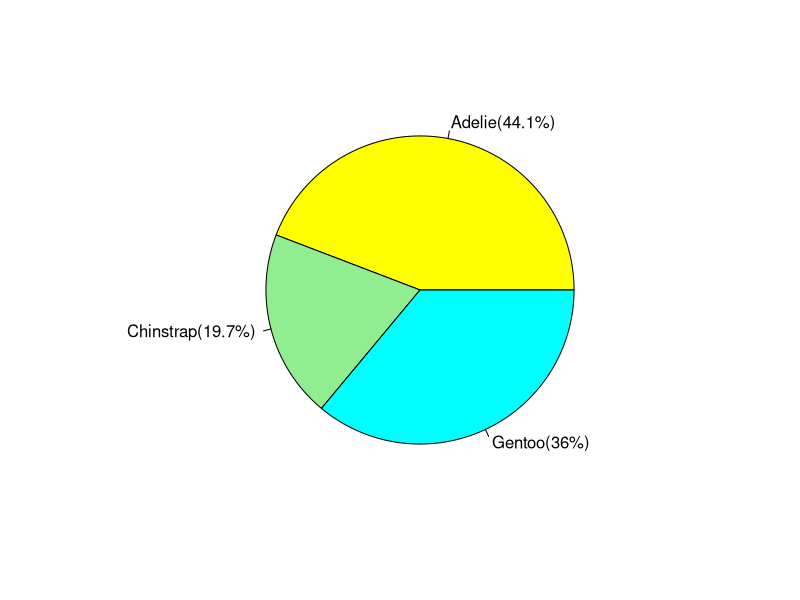
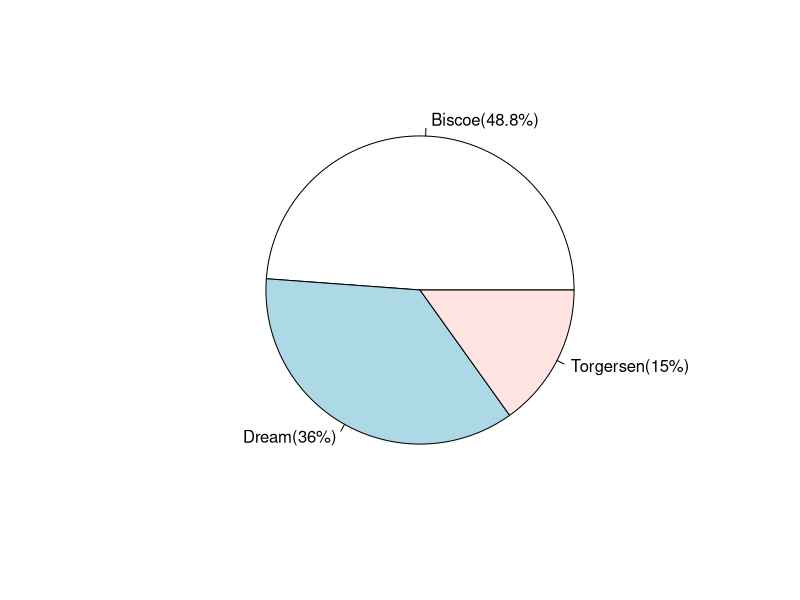
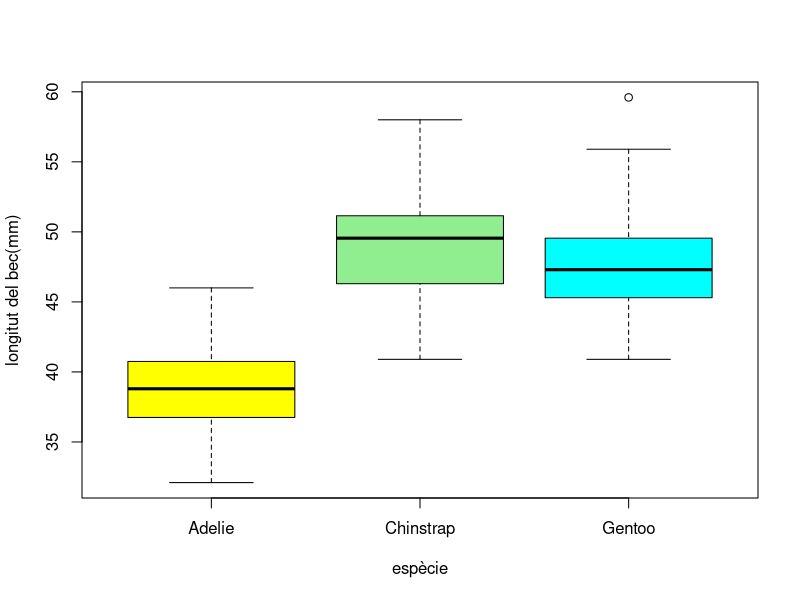
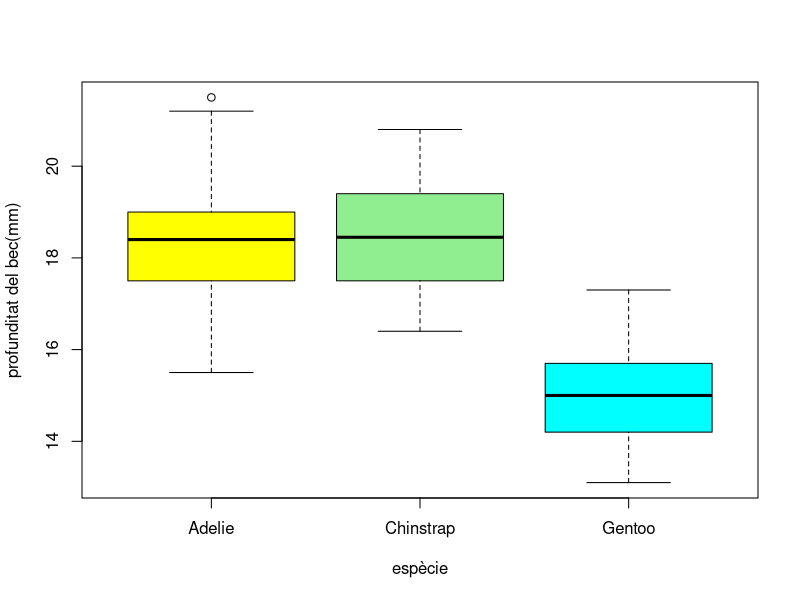
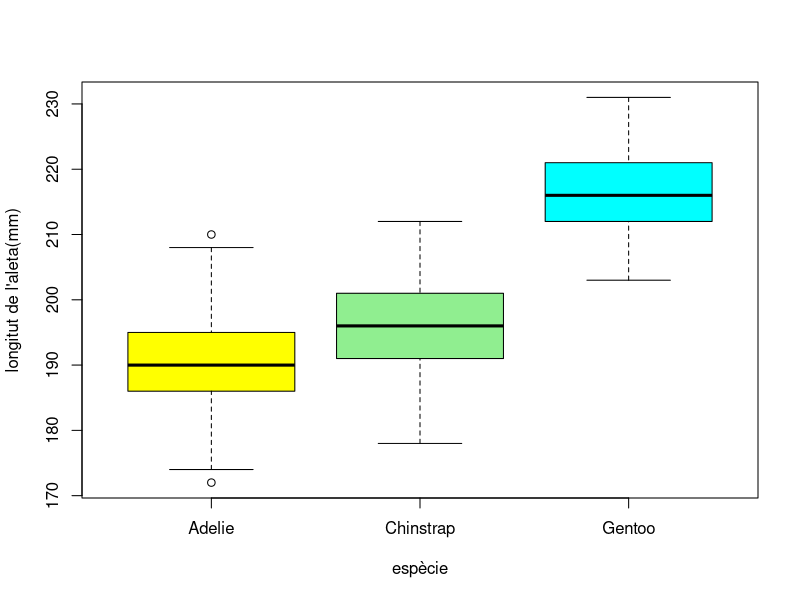
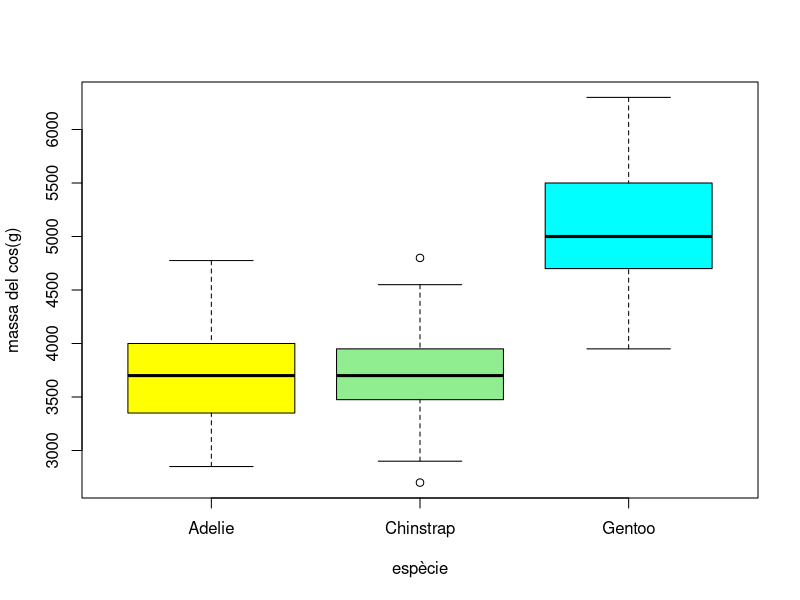
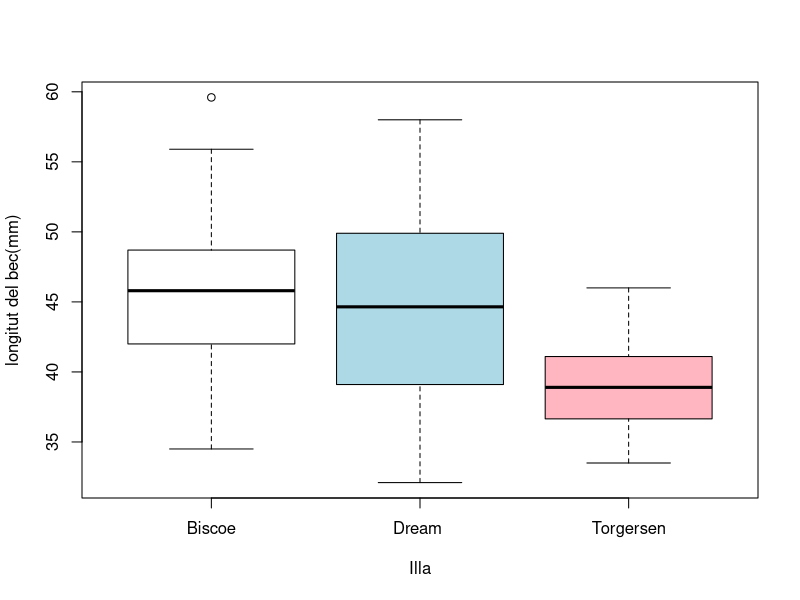
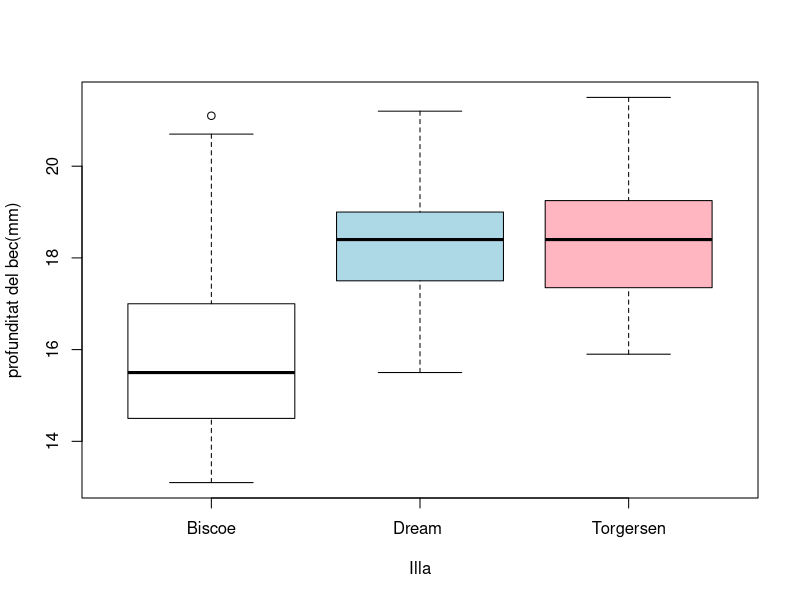

Write R code to recreate these figures, in order.
## ---- chunk 1
library("palmerpenguins")
print(penguins)
## ---- chunk 2
pie(prop.table(table(penguins$species)), labels = c("Adelie(44.1%)", "Chinstrap(19.7%)","Gentoo(36%)"), col = c("yellow","lightgreen","cyan"))

## ---- chunk 3
pie(prop.table(table(penguins$island)), labels = c(" Biscoe(48.8%)", "Dream(36%)","Torgersen(15%)"))
## ---- chunk 4
summary(penguins$bill_length_mm)
## ---- chunk 5
cat("sd =", sd(penguins$bill_length_mm, na.rm = TRUE))
## ---- chunk 6
summary(penguins$bill_length_mm[which(penguins$species=="Adelie")])
cat("sd =", sd(penguins$bill_length_mm[which(penguins$species=="Adelie")], na.rm = TRUE))
## ---- chunk 7
summary(penguins$bill_length_mm[which(penguins$species=="Chinstrap")])
cat("sd =", sd(penguins$bill_length_mm[which(penguins$species=="Chinstrap")], na.rm = TRUE))
## ---- chunk 8
summary(penguins$bill_length_mm[which(penguins$species=="Gentoo")])
cat("sd =", sd(penguins$bill_length_mm[which(penguins$species=="Gentoo")], na.rm = TRUE))

## ---- chunk 9
boxplot(penguins$bill_length_mm[which(penguins$species=="Adelie")], penguins$bill_length_mm[which(penguins$species=="Chinstrap")], penguins$bill_length_mm[which(penguins$species=="Gentoo")], names= c("Adelie", "Chinstrap","Gentoo"), xlab= "espècie", ylab= "longitut del bec(mm)", col = c("yellow","lightgreen","cyan"))
## ---- chunk 10
summary(penguins$bill_depth_mm)
## ---- chunk 11
cat("sd =", sd(penguins$bill_depth_mm, na.rm = TRUE))
## ---- chunk 12
summary(penguins$bill_depth_mm[which(penguins$species=="Adelie")])
cat("sd =", sd(penguins$bill_depth_mm[which(penguins$species=="Adelie")], na.rm = TRUE))

## ---- chunk 13
summary(penguins$bill_depth_mm[which(penguins$species=="Chinstrap")])
cat("sd = ", sd(penguins$bill_depth_mm[which(penguins$species=="Chinstrap")], na.rm = TRUE))

## ---- chunk 14
summary(penguins$bill_depth_mm[which(penguins$species=="Gentoo")])
cat("sd =", sd(penguins$bill_depth_mm[which(penguins$species=="Gentoo")], na.rm = TRUE))

## ---- chunk 15
boxplot(penguins$bill_depth_mm[which(penguins$species=="Adelie")], penguins$bill_depth_mm[which(penguins$species=="Chinstrap")], penguins$bill_depth_mm[which(penguins$species=="Gentoo")], names= c("Adelie", "Chinstrap","Gentoo"), xlab= "espècie", ylab= "profunditat del bec(mm)", col = c("yellow","lightgreen","cyan"))
## ---- chunk 16
summary(penguins$flipper_length_mm)
cat("sd= ", sd(penguins$flipper_length_mm, na.rm = TRUE))
## ---- chunk 17
summary(penguins$flipper_length_mm[which(penguins$species=="Adelie")])
cat("sd =",sd(penguins$flipper_length_mm[which(penguins$species=="Adelie")], na.rm = TRUE))

## ---- chunk 18
summary(penguins$flipper_length_mm[which(penguins$species=="Chinstrap")])
cat("sd= ",sd(penguins$flipper_length_mm[which(penguins$species=="Chinstrap")], na.rm = TRUE))

## ---- chunk 19
summary(penguins$flipper_length_mm[which(penguins$species=="Gentoo")])
cat("sd =", sd(penguins$flipper_length_mm[which(penguins$species=="Gentoo")], na.rm = TRUE))

## ---- chunk 20
boxplot(penguins$flipper_length_mm[which(penguins$species=="Adelie")], penguins$flipper_length_mm[which(penguins$species=="Chinstrap")], penguins$flipper_length_mm[which(penguins$species=="Gentoo")], names= c("Adelie", "Chinstrap","Gentoo"), xlab= "espècie", ylab= "longitut de l'aleta(mm)", col = c("yellow","lightgreen","cyan"))
## ---- chunk 21
summary(penguins$body_mass_g)
cat("sd =", sd(penguins$body_mass_g, na.rm = TRUE))
## ---- chunk 22
summary(penguins$body_mass_g[which(penguins$species=="Adelie")])
cat("sd =", sd(penguins$body_mass_g[which(penguins$species=="Adelie")], na.rm = TRUE))
## ---- chunk 23
summary(penguins$body_mass_g[which(penguins$species=="Chinstrap")])
cat("sd =", sd(penguins$body_mass_g[which(penguins$species=="Chinstrap")], na.rm = TRUE))
## ---- chunk 24
summary(penguins$body_mass_g[which(penguins$species=="Gentoo")])
cat("sd =",sd(penguins$body_mass_g[which(penguins$species=="Gentoo")], na.rm = TRUE))
## ---- chunk 25
boxplot(penguins$body_mass_g[which(penguins$species=="Adelie")], penguins$body_mass_g[which(penguins$species=="Chinstrap")], penguins$body_mass_g[which(penguins$species=="Gentoo")], names= c("Adelie", "Chinstrap","Gentoo"), xlab= "espècie", ylab= "massa del cos(g)", col = c("yellow","lightgreen","cyan"))
## ---- chunk 26
boxplot(penguins$bill_length_mm[which(penguins$island=="Biscoe")], penguins$bill_length_mm[which(penguins$island=="Dream")], penguins$bill_length_mm[which(penguins$island=="Torgersen")], names= c("Biscoe", "Dream ","Torgersen"), col = c("white", "lightblue", "lightpink"), xlab= "Illa", ylab= "longitut del bec(mm)")
## ---- chunk 27
boxplot(penguins$bill_depth_mm[which(penguins$island=="Biscoe")], penguins$bill_depth_mm[which(penguins$island=="Dream")], penguins$bill_depth_mm[which(penguins$island=="Torgersen")], names= c("Biscoe", "Dream ","Torgersen"), col = c("white", "lightblue", "lightpink"), xlab= "Illa", ylab= "profunditat del bec(mm)")
## ---- chunk 28
boxplot(penguins$flipper_length_mm[which(penguins$island=="Biscoe")], penguins$flipper_length_mm[which(penguins$island=="Dream")], penguins$flipper_length_mm[which(penguins$island=="Torgersen")], names= c("Biscoe", "Dream ","Torgersen"), col = c("white", "lightblue", "lightpink"), xlab= "Illa", ylab= "Longitud de l'aleta (mm)")

## ---- chunk 29
boxplot(penguins$body_mass_g[which(penguins$island=="Biscoe")], penguins$body_mass_g[which(penguins$island=="Dream")], penguins$body_mass_g[which(penguins$island=="Torgersen")], names= c("Biscoe", "Dream ","Torgersen"), col = c("white", "lightblue", "lightpink"), xlab= "Illa", ylab= "Massa del cos (g)")
## ---- chunk 30
prop.table(table(penguins$species[which(penguins$island=="Biscoe" & penguins$year=="2007")]))
prop.table(table(penguins$species[which(penguins$island=="Biscoe" & penguins$year=="2008")]))
prop.table(table(penguins$species[which(penguins$island=="Biscoe" & penguins$year=="2009")]))

## ---- chunk 31
prop.table(table(penguins$species[which(penguins$island=="Dream" & penguins$year=="2007")]))
prop.table(table(penguins$species[which(penguins$island=="Dream" & penguins$year=="2008")]))
prop.table(table(penguins$species[which(penguins$island=="Dream" & penguins$year=="2009")]))

## ---- chunk 32
prop.table(table(penguins$species[which(penguins$island=="Torgersen" & penguins$year=="2007")]))
prop.table(table(penguins$species[which(penguins$island=="Torgersen" & penguins$year=="2008")]))
prop.table(table(penguins$species[which(penguins$island=="Torgersen" & penguins$year=="2009")]))

## ---- chunk 33
prop.table(table(penguins$sex))
## ---- chunk 34
prop.table(table(penguins$year))
